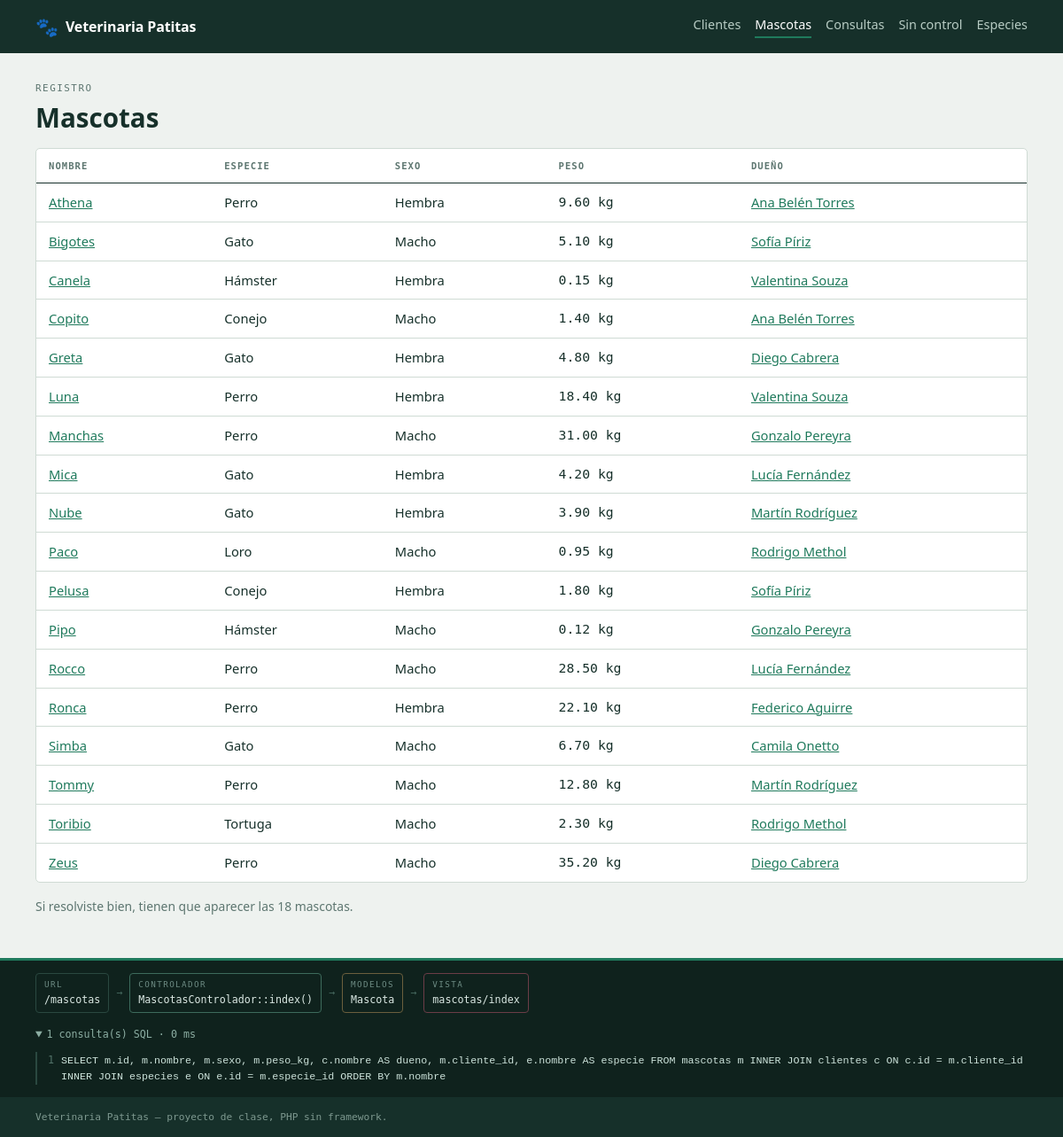
The page /mascotas on the database its author committed.
### tables this page shows
CREATE TABLE mascotas (
    id              INT UNSIGNED AUTO_INCREMENT PRIMARY KEY,
    nombre          VARCHAR(60)  NOT NULL,
    fecha_nacimiento DATE        NULL,
    sexo            ENUM('M','H') NOT NULL,
    peso_kg         DECIMAL(5,2) NULL,
    cliente_id      INT UNSIGNED NOT NULL,
    especie_id      INT UNSIGNED NOT NULL,

    CONSTRAINT fk_mascotas_cliente
        FOREIGN KEY (cliente_id) REFERENCES clientes(id)
        ON DELETE CASCADE  ON UPDATE CASCADE,

    CONSTRAINT fk_mascotas_especie
        FOREIGN KEY (especie_id) REFERENCES especies(id)
        ON DELETE RESTRICT ON UPDATE CASCADE,

    INDEX idx_mascotas_nombre (nombre)
);

CREATE TABLE especies (
    id              INT UNSIGNED AUTO_INCREMENT PRIMARY KEY,
    nombre          VARCHAR(40)  NOT NULL,
    esperanza_vida  TINYINT UNSIGNED NULL COMMENT 'Años de vida promedio',

    CONSTRAINT uq_especies_nombre UNIQUE (nombre)
);

CREATE TABLE clientes (
    id         INT UNSIGNED AUTO_INCREMENT PRIMARY KEY,
    nombre     VARCHAR(100) NOT NULL,
    documento  VARCHAR(20)  NOT NULL,
    telefono   VARCHAR(30)  NULL,
    email      VARCHAR(120) NULL,
    direccion  VARCHAR(150) NULL,
    alta       DATE         NOT NULL,

    CONSTRAINT uq_clientes_documento UNIQUE (documento),
    INDEX idx_clientes_nombre (nombre)
);

### app/nucleo/Controlador.php (called while the page is built, shortened)
<?php
abstract class Controlador
{
    protected function vista($vista, array $datos = [])
    {
        $archivo = RUTA_APP . '/vistas/' . $vista . '.php';
        extract($datos);
        require RUTA_APP . '/vistas/plantilla/cabecera.php';
        require $archivo;
        require RUTA_APP . '/vistas/plantilla/pie.php';
    }
}

### app/controladores/MascotasControlador.php (called while the page is built, shortened)
<?php
class MascotasControlador extends Controlador
{
    public function index()
    {
        $mascota = $this->modelo('Mascota');
        $this->vista('mascotas/index', [
            'titulo'   => 'Mascotas',
            'mascotas' => $mascota->todasConDuenoYEspecie(),
        ]);
    }
}

### app/nucleo/Router.php (called while the page is built, shortened)
<?php
class Router
{
    private $accionPorDefecto      = 'index';
    public function despachar($url)
    {
        $url = trim($url, '/');
        $segmentos = $url === '' ? [] : explode('/', $url);
        $nombreAccion = isset($segmentos[1]) && $segmentos[1] !== ''
            ? $segmentos[1] : $this->accionPorDefecto;
        $parametros = array_slice($segmentos, 2);
        $metodo = lcfirst(str_replace(' ', '', ucwords(str_replace('-', ' ', $nombreAccion))));
        $instancia = new $clase();
        call_user_func_array([$instancia, $metodo], $parametros);
    }
}

### public/index.php (called while the page is built, shortened)
<?php
spl_autoload_register(function ($clase) {
    foreach (['nucleo', 'modelos', 'controladores'] as $carpeta) {
        $archivo = RUTA_APP . '/' . $carpeta . '/' . $clase . '.php';
        if (file_exists($archivo)) {
            return;
        }
    }
});
require_once RUTA_APP . '/nucleo/helpers.php';
if (isset($_GET['url'])) {
    $ruta = $_GET['url'];
} else {
    $ruta = parse_url($_SERVER['REQUEST_URI'], PHP_URL_PATH);
    if (BASE_URL !== '' && strpos($ruta, BASE_URL) === 0) {
        $ruta = substr($ruta, strlen(BASE_URL));
    }
}
$ruta = trim($ruta, '/');
$router = new Router();
$router->despachar($ruta);

### app/nucleo/Modelo.php (called while the page is built, shortened)
<?php
abstract class Modelo
{
    protected $db;
    public function __construct()
    {
        $this->db = Database::conexion();
    }
    protected function consulta($sql, array $parametros = [])
    {
        $sentencia = $this->db->prepare($sql);
        $sentencia->execute($parametros);
        return $sentencia;
    }
}

### app/nucleo/Database.php (called while the page is built, shortened)
<?php
class Database
{
    private static $instancia = null;
    public static function conexion()
    {
        if (self::$instancia === null) {
            $dsn = 'mysql:host=' . DB_HOST
                 . ';dbname='    . DB_NOMBRE
                 . ';charset='   . DB_CHARSET;
            $opciones = [
                PDO::ATTR_ERRMODE            => PDO::ERRMODE_EXCEPTION,
                PDO::ATTR_DEFAULT_FETCH_MODE => PDO::FETCH_ASSOC,
                PDO::ATTR_EMULATE_PREPARES   => false,
            ];
            try {
                self::$instancia = new PDO($dsn, DB_USUARIO, DB_PASSWORD, $opciones);
            } catch (PDOException $e) {
                if (MODO_DEBUG) {
                    die('<h1>No se pudo conectar a la base de datos</h1>'
                      . '<p>' . htmlspecialchars($e->getMessage()) . '</p>'
                      . '<p>Revisá que MySQL esté encendido y que hayas corrido '
                      . '<code>02_dcl.sql</code> para crear el usuario <code>vet_app</code>.</p>');
                }
                die('Servicio no disponible.');
            }
        }
        return self::$instancia;
    }
}

### app/modelos/Mascota.php (called while the page is built, shortened)
<?php
class Mascota extends Modelo
{
    public function todasConDuenoYEspecie()
    {
        $sql = "SELECT  m.id,
                        m.nombre,
                        m.sexo,
                        m.peso_kg,
                        c.nombre AS dueno,
                        m.cliente_id,
                        e.nombre AS especie
                FROM mascotas m
                INNER JOIN clientes c ON c.id = m.cliente_id
                INNER JOIN especies e ON e.id = m.especie_id
                ORDER BY m.nombre";
        return $this->consulta($sql)->fetchAll();
    }
}

### app/nucleo/helpers.php (called while the page is built, shortened)
<?php
function e($texto)
{
    return htmlspecialchars((string) $texto, ENT_QUOTES, 'UTF-8');
}
function url($ruta = '')
{
    return BASE_URL . '/' . ltrim($ruta, '/');
}

### app/vistas/mascotas/index.php (the view, shortened to what this page needs)
<p class="rotulo">Registro</p>
<h1>Mascotas</h1>
<?php if (empty($mascotas)): ?>
    <p class="ayuda">No hay mascotas cargadas.</p>
<?php else: ?>
<div class="tabla-caja">
    <table>
        <thead><tr><th>Nombre</th><th>Especie</th><th>Sexo</th><th>Peso</th><th>Dueño</th></tr></thead>
        <tbody>
        <?php foreach ($mascotas as $m): ?>
            <tr>
                <td><a href="<?= url('mascotas/ficha/' . $m['id']) ?>"><?= e($m['nombre']) ?></a></td>
                <td><?= e($m['especie']) ?></td>
                <td><?= $m['sexo'] === 'M' ? 'Macho' : 'Hembra' ?></td>
                <td class="num"><?= $m['peso_kg'] !== null ? e($m['peso_kg']) . ' kg' : '—' ?></td>
                <td><a href="<?= url('clientes/ficha/' . $m['cliente_id']) ?>"><?= e($m['dueno']) ?></a></td>
            </tr>
        <?php endforeach; ?>
        </tbody>
    </table>
</div>
<p class="ayuda">Si resolviste bien, tienen que aparecer las 18 mascotas.</p>
<?php endif; ?>

### public/css/estilos.css (style rules this page uses)
:root { --fondo: #eef2ef; --tarjeta: #ffffff; --tinta: #16302a; --suave: #5d7670; --linea: #cfdbd4; --verde: #1f7a5c; --verde-cl: #ddefe6; --ambar: #a06a12; --ambar-cl: #fbf0d9; --rojo: #a8362c; --rojo-cl: #f8e4e1; --mono: "SFMono-Regular", "DejaVu Sans Mono", Consolas, monospace; --sans: system-ui, -apple-system, "Segoe UI", Roboto, sans-serif; --sp: 8px; }
*, *::before, *::after { box-sizing: border-box; }
body { margin: 0; background: var(--fondo); color: var(--tinta); font-family: var(--sans); font-size: 16px; line-height: 1.55; }
a { color: var(--verde); }
h1 { font-size: 1.85rem; margin: 0 0 16px; line-height: 1.2; }
.rotulo { font-family: var(--mono); font-size: 0.68rem; letter-spacing: 0.14em; text-transform: uppercase; color: var(--suave); margin: 0 0 6px; }
.tabla-caja { overflow-x: auto; background: var(--tarjeta); border: 1px solid var(--linea); border-radius: 5px; margin-bottom: 16px; }
table { width: 100%; border-collapse: collapse; font-size: 0.92rem; }
thead th { font-family: var(--mono); font-size: 0.66rem; letter-spacing: 0.1em; text-transform: uppercase; text-align: left; color: var(--suave); padding: 11px 14px; border-bottom: 1px solid var(--tinta); white-space: nowrap; }
tbody td { padding: 10px 14px; border-bottom: 1px solid var(--linea); vertical-align: top; }
tbody tr:last-child td { border-bottom: 0; }
.num { font-family: var(--mono); font-variant-numeric: tabular-nums; white-space: nowrap; }
.ayuda { color: var(--suave); font-size: 0.87rem; margin: 6px 0 0; }

### rows shown on the page
mascotas: nombre "Athena", especie.nombre "Perro", sexo "Hembra", peso_kg "9.60", cliente.nombre "Ana Belén Torres"
mascotas: nombre "Bigotes", especie.nombre "Gato", sexo "Macho", peso_kg "5.10", cliente.nombre "Sofía Píriz"
mascotas: nombre "Canela", especie.nombre "Hámster", sexo "Hembra", peso_kg "0.15", cliente.nombre "Valentina Souza"
mascotas: nombre "Copito", especie.nombre "Conejo", sexo "Macho", peso_kg "1.40", cliente.nombre "Ana Belén Torres"
mascotas: nombre "Greta", especie.nombre "Gato", sexo "Hembra", peso_kg "4.80", cliente.nombre "Diego Cabrera"
mascotas: nombre "Luna", especie.nombre "Perro", sexo "Hembra", peso_kg "18.40", cliente.nombre "Valentina Souza"
mascotas: nombre "Manchas", especie.nombre "Perro", sexo "Macho", peso_kg "31.00", cliente.nombre "Gonzalo Pereyra"
mascotas: nombre "Mica", especie.nombre "Gato", sexo "Hembra", peso_kg "4.20", cliente.nombre "Lucía Fernández"
mascotas: nombre "Nube", especie.nombre "Gato", sexo "Hembra", peso_kg "3.90", cliente.nombre "Martín Rodríguez"
mascotas: nombre "Paco", especie.nombre "Loro", sexo "Macho", peso_kg "0.95", cliente.nombre "Rodrigo Methol"
mascotas: nombre "Pelusa", especie.nombre "Conejo", sexo "Hembra", peso_kg "1.80", cliente.nombre "Sofía Píriz"
mascotas: nombre "Pipo", especie.nombre "Hámster", sexo "Macho", peso_kg "0.12", cliente.nombre "Gonzalo Pereyra"
mascotas: nombre "Rocco", especie.nombre "Perro", sexo "Macho", peso_kg "28.50", cliente.nombre "Lucía Fernández"
mascotas: nombre "Ronca", especie.nombre "Perro", sexo "Hembra", peso_kg "22.10", cliente.nombre "Federico Aguirre"
mascotas: nombre "Simba", especie.nombre "Gato", sexo "Macho", peso_kg "6.70", cliente.nombre "Camila Onetto"
mascotas: nombre "Tommy", especie.nombre "Perro", sexo "Macho", peso_kg "12.80", cliente.nombre "Martín Rodríguez"
mascotas: nombre "Toribio", especie.nombre "Tortuga", sexo "Macho", peso_kg "2.30", cliente.nombre "Rodrigo Methol"
mascotas: nombre "Zeus", especie.nombre "Perro", sexo "Macho", peso_kg "35.20", cliente.nombre "Diego Cabrera"

### other values the page prints
APP_NOMBRE "Veterinaria Patitas"
Traza::$url "/mascotas"
Traza::$controlador "MascotasControlador"
Traza::$accion "index"
e(implode(', ', array_keys(Modelo::$usados))) ?: '(ninguno)' "Mascota"
Traza::$vista "mascotas/index"
count(Database::$consultas) "1"
Traza::milisegundos() "0"
